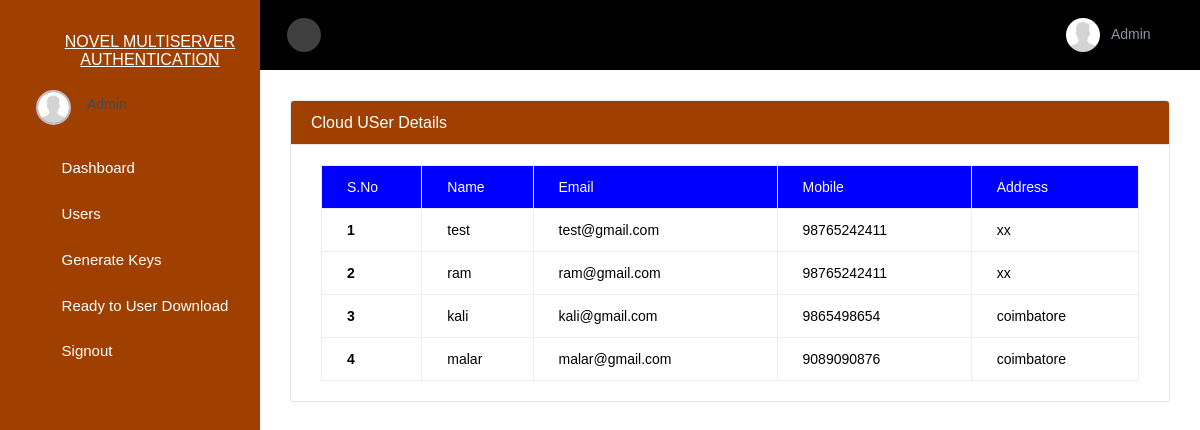
/user_detail/ (signed in), run on the app's committed database.
### app/models.py (models this page shows, shortened)
class Cloud_User(models.Model):
	username = models.CharField(max_length=50,unique=True)
	fname = models.CharField(max_length=50)
	lname = models.CharField(max_length=50)
	address = models.CharField(max_length=50)
	mobile = models.CharField(max_length=20)
	password = models.CharField(max_length=50)
	email = models.EmailField(max_length=50)
	country = models.CharField(max_length=50)
	city = models.CharField(max_length=50)
	zip = models.CharField(max_length=50)
	status = models.CharField(max_length=200,choices=STATUS,null=True)

### app/views.py (the view)
# urls.py: path('user_detail/', views.user_detail, name='user_detail'),
def user_detail(request):
	if request.session.has_key('admin'):
		uid = request.session['admin_id']
		a = Cloud_User.objects.filter(status='Activated')
		return render(request,'users.html',{'b':a})
	else:
		return render(request,'index.html',{})

### app/templates/users.html
{%include 'header.html'%}
<div class="container" style="margin:0 auto;padding-top:100px;">
<div class="col-xl-12 col-lg-12 col-md-12 col-sm-12 col-12" >
    <div class="card" >
        <h5 class="card-header">Cloud USer Details</h5>
        <div class="card-body">
            <div class="table-responsive ">
                <table class="table table-bordered">
                    <thead style="background:blue;color: #FFF">
                        <tr class="white">
                            <th scope="col" >S.No</th>
                            <th scope="col">Name</th>
                            <th scope="col">Email</th>
							<th scope="col">Mobile</th>
							<th scope="col">Address</th>
                        </tr>
                    </thead>
                    <tbody >
                        {% for i in b %}
                        <tr style="background:#FFF;color: #000">
                            <th scope="row">{{forloop.counter}}</th>
                            <td>{{i.username}}</td>
                            <td>{{i.email}}</td>
                            <td>{{i.mobile}}</td>
							<td >{{i.address}}</td>
                        </tr>
                        {% empty %}
                        <tr>
                            <td colspan="8" class="text-center bg-primary">No Users</td>
                        </tr>
                       {% endfor %}
                    </tbody>
                </table>
            </div>
        </div>
    </div>
</div>
</div>

### app/templates/header.html (shortened to what this page needs)
{% load static %}<!DOCTYPE html>
<html lang="en">
  <head>
    <link rel="stylesheet" href="{% static 'assets/vendors/mdi/css/materialdesignicons.min.css'  %}" />
    <link rel="stylesheet" href="{% static 'assets/vendors/flag-icon-css/css/flag-icon.min.css' %}" />
    <link rel="stylesheet" href="{% static 'assets/vendors/css/vendor.bundle.base.css' %}" />
    <link rel="stylesheet" href="{% static 'assets/vendors/font-awesome/css/font-awesome.min.css' %}" />
    <link rel="stylesheet" href="{% static 'assets/vendors/bootstrap-datepicker/bootstrap-datepicker.min.css' %}" />
    <link rel="stylesheet" href="{% static 'assets/css/style.css' %}" />
  </head>
  <body>
    <div class="container-scroller">
      <nav class="sidebar sidebar-offcanvas" id="sidebar">
        <div class="text-center sidebar-brand-wrapper d-flex align-items-center">
          <a class="sidebar-brand brand-logo" href="{% url 'user_login' %}" style="text-transform:Uppercase;">Novel Multiserver Authentication</a>
        </div>
        <ul class="nav">
          <li class="nav-item nav-profile">
            <a href="{% url 'user_login' %}" class="nav-link">
              <div class="nav-profile-image">
                <img src="{% static 'images/blank-user.jpg' %}" alt="profile" />
              </div>
              <div class="nav-profile-text d-flex flex-column pr-3">
                <span class="font-weight-medium mb-2" style="text-transform:Capitalize;">{{request.session.admin}}</span>
              </div>
            </a>
          </li>
          <li class="nav-item">
            <a class="nav-link" href="{% url 'dashboard' %}">
              <i class="mdi mdi-home menu-icon"></i>
              <span class="menu-title">Dashboard</span>
            </a>
          </li>
          <li class="nav-item">
            <a class="nav-link" href="{% url 'user_detail' %}">
              <i class="mdi mdi-account-multiple menu-icon"></i>
              <span class="menu-title">Users</span>
            </a>
          </li>
          <li class="nav-item">
            <a class="nav-link" href="{% url 'send_cloud' %}">
              <i class="mdi mdi-key menu-icon"></i>
              <span class="menu-title">Generate Keys</span>
            </a>
          </li>
		   <li class="nav-item">
            <a class="nav-link" href="{% url 'up_files' %}">
              <i class="mdi mdi-download menu-icon"></i>
              <span class="menu-title">Ready to User Download</span>
            </a>
          </li>
		  <li class="nav-item">
            <a class="nav-link" href="{% url 'aditor_logout' %}">
             <i class="mdi mdi-logout menu-icon"></i>
              <span class="menu-title">Signout</span>
            </a>
          </li>
        </ul>
      </nav>
      <div class="container-fluid page-body-wrapper">
        <nav class="navbar col-lg-12 col-12 p-lg-0 fixed-top d-flex flex-row">
          <div class="navbar-menu-wrapper d-flex align-items-stretch justify-content-between">
            <button class="navbar-toggler navbar-toggler align-self-center mr-2" type="button" data-toggle="minimize">
              <i class="mdi mdi-menu"></i>
            </button>
            <ul class="navbar-nav navbar-nav-right ml-lg-auto">
              <li class="nav-item nav-profile dropdown border-0">
                <a class="nav-link dropdown-toggle" id="profileDropdown" href="#" data-toggle="dropdown">
                  <img class="nav-profile-img mr-2" alt="" src="{% static 'images/blank-user.jpg' %}" />
                  <span class="profile-name" style="text-transform:Capitalize;">{{request.session.admin}}</span>
                </a>
              </li>
            </ul>
          </div>
        </nav>

### app/templates/header.html (style rules this page uses)
.card-header { background:#A04000 !important; }
.sidebar { height:900px !important; background:#A04000 !important; }
.sidebar .nav .nav-item .nav-link .menu-title,.card-header { color:#FFF !important; }
.sidebar .nav .nav-item .nav-link i.menu-icon, .sidebar .sidebar-brand-wrapper .sidebar-brand { color:#FFF !important; }

### data on the page
Cloud_User: username "test", email "test@gmail.com", mobile "98765242411", address "xx"
Cloud_User: username "ram", email "ram@gmail.com", mobile "98765242411", address "xx"
Cloud_User: username "kali", email "kali@gmail.com", mobile "9865498654", address "coimbatore"
Cloud_User: username "malar", email "malar@gmail.com", mobile "9089090876", address "coimbatore"

### other printed values
{{ request.session.admin }} "Admin"
